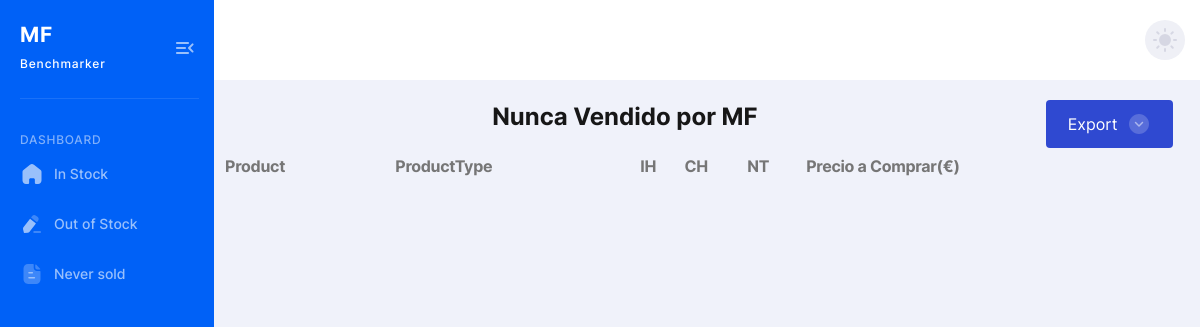
Page /neverSold/ on the earlier database version.
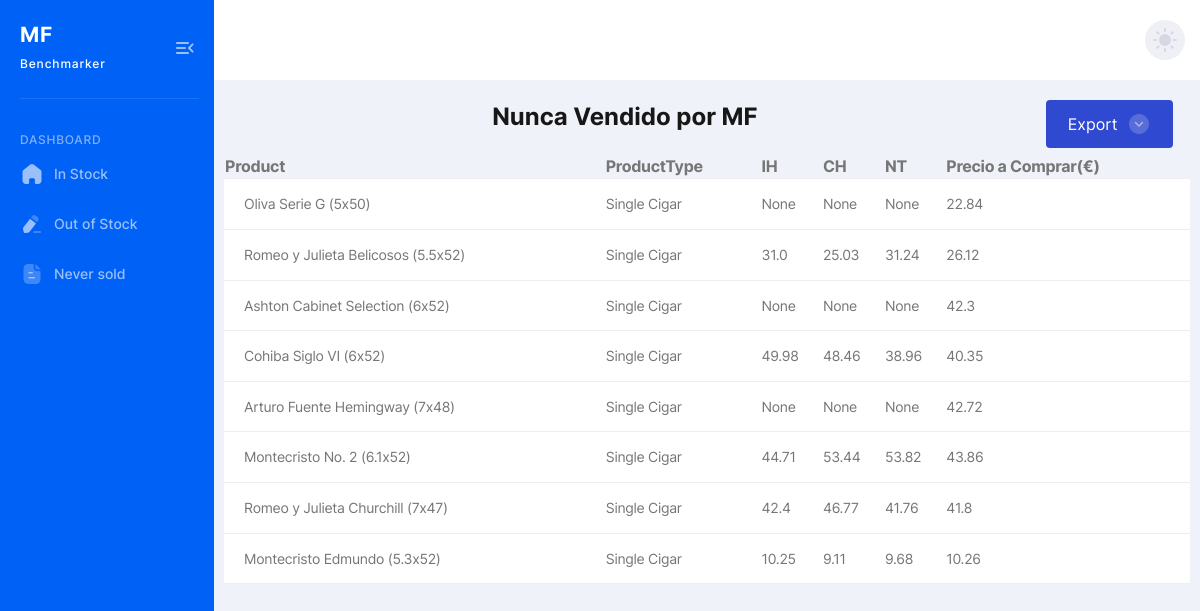
Same page on the later database version.
### api/models.py (models this page shows, shortened)
class Product(models.Model):
    sku = models.CharField(max_length=50, unique=True)
    simple_sku = models.CharField(max_length=50, blank=True)
    name = models.CharField(max_length=200)
    brand = models.ForeignKey(Brand, on_delete=models.CASCADE)
    supplier = models.ForeignKey(Supplier, on_delete=models.SET_NULL, null=True)
    cost_with_tax = models.DecimalField(max_digits=10, decimal_places=2, null=True, blank=True)
    stock_status = models.CharField(max_length=20, default='instock')
    created_at = models.DateTimeField(auto_now_add=True)
    updated_at = models.DateTimeField(auto_now=True)
    class Meta:
        ordering = ['brand__name', 'name']

### api/simple_views.py (the view)
# urls.py: path('neverSold/', neverSold, name='never_sold'),
def neverSold(request):
    never_sold_products = Product.objects.filter(stock_status='neversold').select_related('brand')
    products_data = []
    for index, product in enumerate(never_sold_products):
        scraped_prices = ScrapedData.objects.filter(product=product).select_related('competitor')
        competitor_prices = {}
        for price_data in scraped_prices:
            competitor_prices[price_data.competitor.code] = float(price_data.price)
        products_data.append({
            'index': index,
            'Product': product.name,
            'ProductType': 'Single Cigar',  # Default type
            'IH': competitor_prices.get('IR'),
            'CH': competitor_prices.get('CH'),
            'NT': competitor_prices.get('NT'),
            'PrecioAComprar': float(product.cost_with_tax) if product.cost_with_tax else None
        })
    context = {'d': products_data}
    return render(request, 'main/never_sold.html', context)

### template/main/never_sold.html (shortened to what this page needs)
{% extends 'main/base.html' %}
{% block content %}
<div class="container">
    <div class="row">
        <div class="col-lg-10">
            <h4 class="main-title" style="text-align: center;">Nunca Vendido por MF </h4>
        </div>
        <div class="col-lg-2">
            <div class="main-btns-wrapper button">
                <a href="/neverSoldExport">
                    <button class="primary-default-btn" type="button">Export&nbsp;&nbsp;<span class="icon arrow-down"
                            aria-hidden="true"></span>
                    </button>
                </a>
            </div>
        </div>
    </div>
    <div class="row">
        <div class="col-lg-12">
            <div class="users-table table-wrapper">
                <table class="users-table table">
                    <thead>
                        <tr>
                            <th>Product&nbsp;&nbsp;</th>
                            <th>ProductType</th>
                            <th>IH</th>
                            <th>CH</th>
                            <th>NT</th>
                            <th>Precio a Comprar(€)</th>
                        </tr>
                    </thead>
                    <tbody>
                        {% if d %}
                        {% for i in d %}
                        <tr>
                            <td>{{i.Product}}</td>
                            <td>{{i.ProductType}}</td>
                            <td>{{i.IH}}</td>
                            <td>{{i.CH}}</td>
                            <td>{{i.NT}}</td>
                            <td>{{i.PrecioAComprar}}</td>
                        </tr>
                        {% endfor %}
                        {% endif %}
                    </tbody>
                </table>
            </div>
        </div>
    </div>
</div>
{% endblock %}

### template/main/base.html (shortened to what this page needs)
<!DOCTYPE html>
{% load static %}
<html lang="en">
<head>
    <link rel="stylesheet" href="{% static './css/style.min.css' %}">
</head>
<body>
    <div class="page-flex">
        <aside class="sidebar">
            <div class="sidebar-start">
                <div class="sidebar-head">
                    <a href="/" class="logo-wrapper" title="Home">
                        <div class="logo-text">
                            <span class="logo-title">MF</span>
                            <span class="logo-subtitle">Benchmarker</span>
                        </div>
                    </a>
                    <button class="sidebar-toggle transparent-btn" title="Menu" type="button">
                        <span class="icon menu-toggle" aria-hidden="true"></span>
                    </button>
                </div>
                <div class="sidebar-body">
                    <ul class="sidebar-body-menu">
                        <span class="system-menu__title">dashboard</span>
                        <li>
                            <a href="/inStock"><span class="icon home" aria-hidden="true"></span>In Stock</a>
                        </li>
                        <li>
                            <a href="/outOfStock"><span class="icon edit" aria-hidden="true"></span>Out of Stock</a>
                        </li>
                        <li>
                            <a href="/neverSold"><span class="icon paper" aria-hidden="true"></span>Never sold</a>
                        </li>
                    </ul>
                </div>
            </div>
        </aside>
        <div class="main-wrapper">
            <nav class="main-nav--bg">
                <div class="container main-nav">
                    <div class="main-nav-end">
                        <button class="theme-switcher gray-circle-btn" type="button" title="Switch theme">
                            <i class="sun-icon" data-feather="sun" aria-hidden="true"></i>
                        </button>
                    </div>
                </div>
            </nav>
            <main class="main users chart-page" id="skip-target">
                {% block content %}
                {% endblock content %}
            </main>
        </div>
    </div>
</body>
</html>

Differences in the rows shown:
added Product: Product "Oliva Serie G (5x50)"
added Product: Product "Romeo y Julieta Belicosos (5.5x52)"
added Product: Product "Ashton Cabinet Selection (6x52)"
added Product: Product "Cohiba Siglo VI (6x52)"
added Product: Product "Arturo Fuente Hemingway (7x48)"
added Product: Product "Montecristo No. 2 (6.1x52)"
added Product: Product "Romeo y Julieta Churchill (7x47)"
added Product: Product "Montecristo Edmundo (5.3x52)"
Other differences:
new list line: "Single Cigar None None None 22.84"
new list line: "Single Cigar 31.0 25.03 31.24 26.12"
new list line: "Single Cigar None None None 42.3"
new list line: "Single Cigar 49.98 48.46 38.96 40.35"
new list line: "Single Cigar None None None 42.72"
new list line: "Single Cigar 44.71 53.44 53.82 43.86"
new list line: "Single Cigar 42.4 46.77 41.76 41.8"
new list line: "Single Cigar 10.25 9.11 9.68 10.26"
